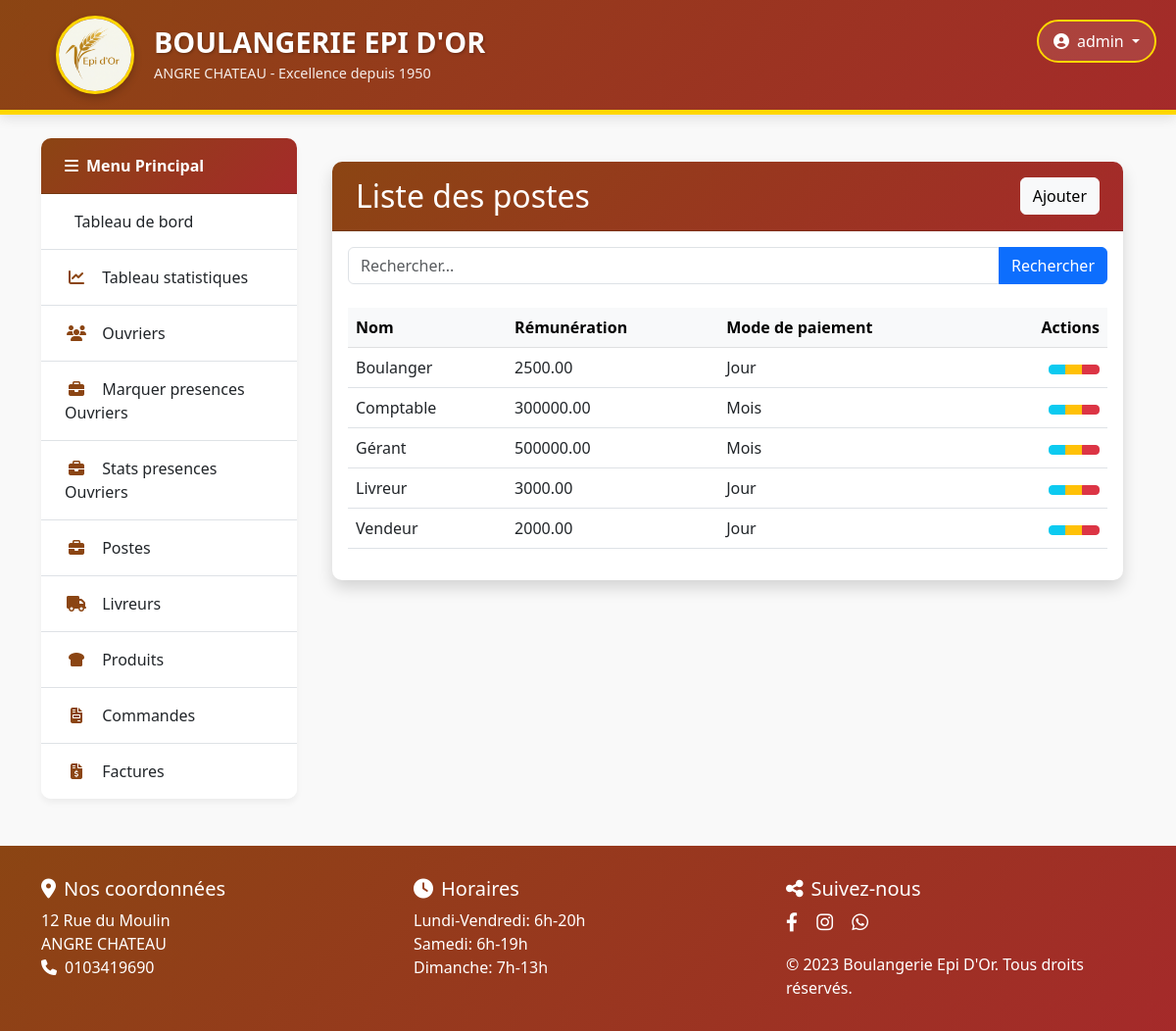
The app's page /gestion/postes/ (signed in), older data.
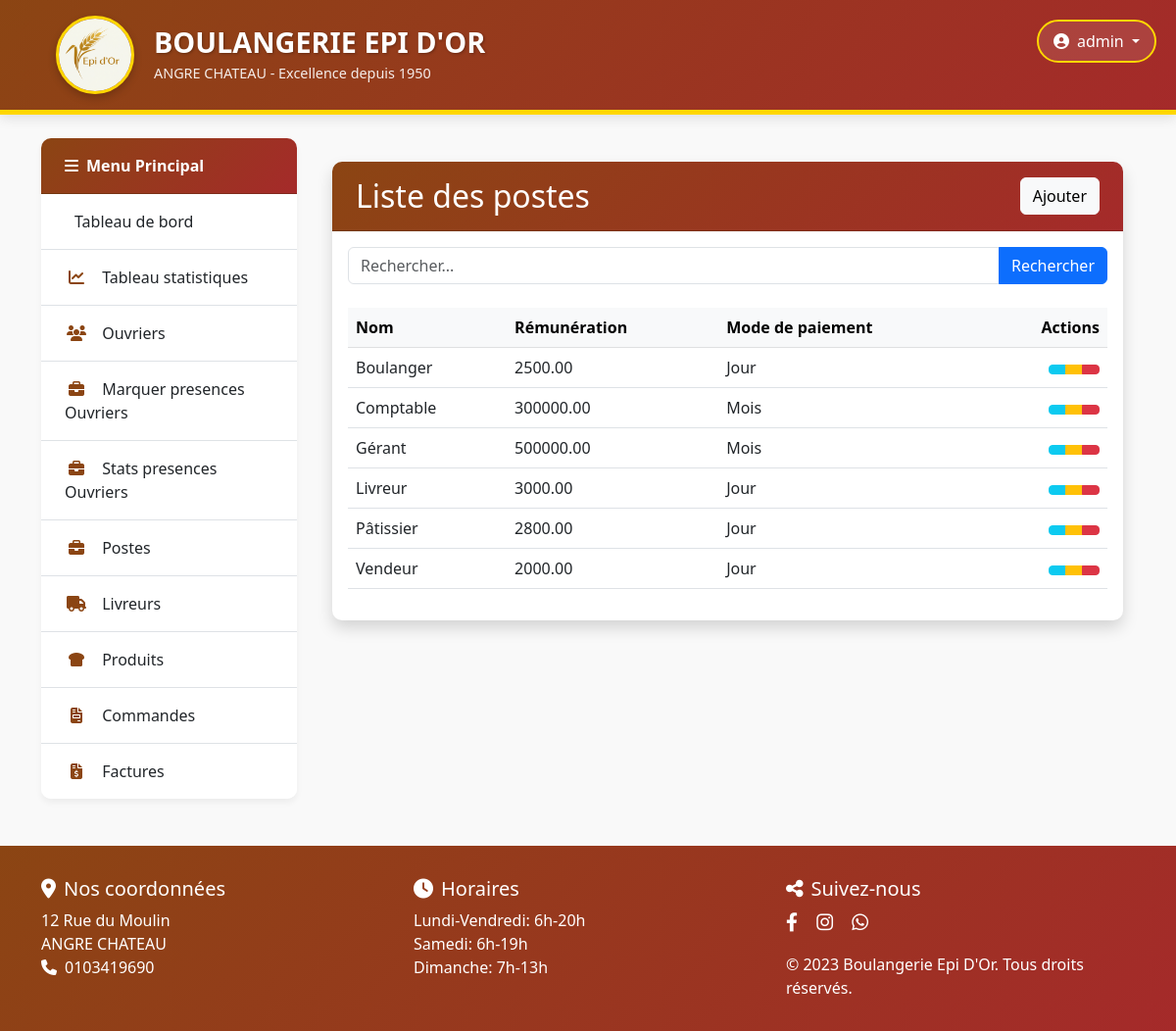
The same page, newer data.
### gestion/models.py (models this page shows, shortened)
class Poste(models.Model):
    nom = models.CharField(max_length=100)
    remuneration = models.DecimalField(max_digits=8, decimal_places=2)
    mode_paiement = models.CharField(choices=[('jour', 'Jour'), ('semaine', 'Semaine'), ('mois', 'Mois')], max_length=10)
    class Meta:
        ordering = ['nom']  # Pour un ordre cohérent

### gestion/views.py (the view)
# urls.py: path('postes/', ListePostesView.as_view(), name='liste_postes'),
@method_decorator(login_required, name='dispatch')
class ListePostesView(ListView):
    model = Poste
    template_name = 'gestion/postes/liste.html'
    context_object_name = 'postes'
    paginate_by = 10
    def get_queryset(self):
        queryset = super().get_queryset()
        search_query = self.request.GET.get('q')
        if search_query:
            queryset = queryset.filter(
                Q(nom__icontains=search_query) |
                Q(remuneration__icontains=search_query) |
                Q(mode_paiement__icontains=search_query)
            )
        return queryset.order_by('nom')
    def get_context_data(self, **kwargs):
        context = super().get_context_data(**kwargs)
        context['search_query'] = self.request.GET.get('q', '')
        return context

### gestion/templates/gestion/postes/liste.html (shortened to what this page needs)
{% extends 'gestion/base2.html' %}
{% load static %}
{% block content %}
<div class="container mt-4">
    <div class="card shadow">
        <div class="card-header bg-primary text-white d-flex justify-content-between align-items-center">
            <h2 class="mb-0"> Liste des postes</h2>
            <a href="{% url 'ajouter_poste' %}" class="btn btn-light">
                 Ajouter
            </a>
        </div>
        <div class="card-body">
            <form method="get" class="mb-4">
                <div class="input-group">
                    <input type="text"
                           name="q"
                           class="form-control"
                           placeholder="Rechercher..."
                           value="{{ search_query }}"
                           aria-label="Recherche">
                    <button type="submit" class="btn btn-primary">
                         Rechercher
                    </button>
                </div>
            </form>
            <div class="table-responsive">
                <table class="table table-hover">
                    <thead class="table-light">
                        <tr>
                            <th>Nom</th>
                            <th>Rémunération</th>
                            <th>Mode de paiement</th>
                            <th class="text-end">Actions</th>
                        </tr>
                    </thead>
                    <tbody>
                        {% for poste in postes %}
                        <tr>
                            <td>{{ poste.nom }}</td>
                            <td>{{ poste.remuneration }}</td>
                            <td>{{ poste.get_mode_paiement_display }}</td>
                            <td class="text-end">
                                <div class="btn-group">
                                    <a href="{% url 'detail_poste' poste.pk %}" class="btn btn-sm btn-info" title="Détails">
                                    </a>
                                    <a href="{% url 'modifier_poste' poste.pk %}" class="btn btn-sm btn-warning" title="Modifier">
                                    </a>
                                    <a href="{% url 'supprimer_poste' poste.pk %}" class="btn btn-sm btn-danger" title="Supprimer">
                                    </a>
                                </div>
                            </td>
                        </tr>
                        {% endfor %}
                    </tbody>
                </table>
            </div>
        </div>
    </div>
</div>
{% endblock %}

Row changes from the older to the newer data that the page shows:
added Poste: nom "Pâtissier", remuneration "2800.00", mode_paiement "Jour"
